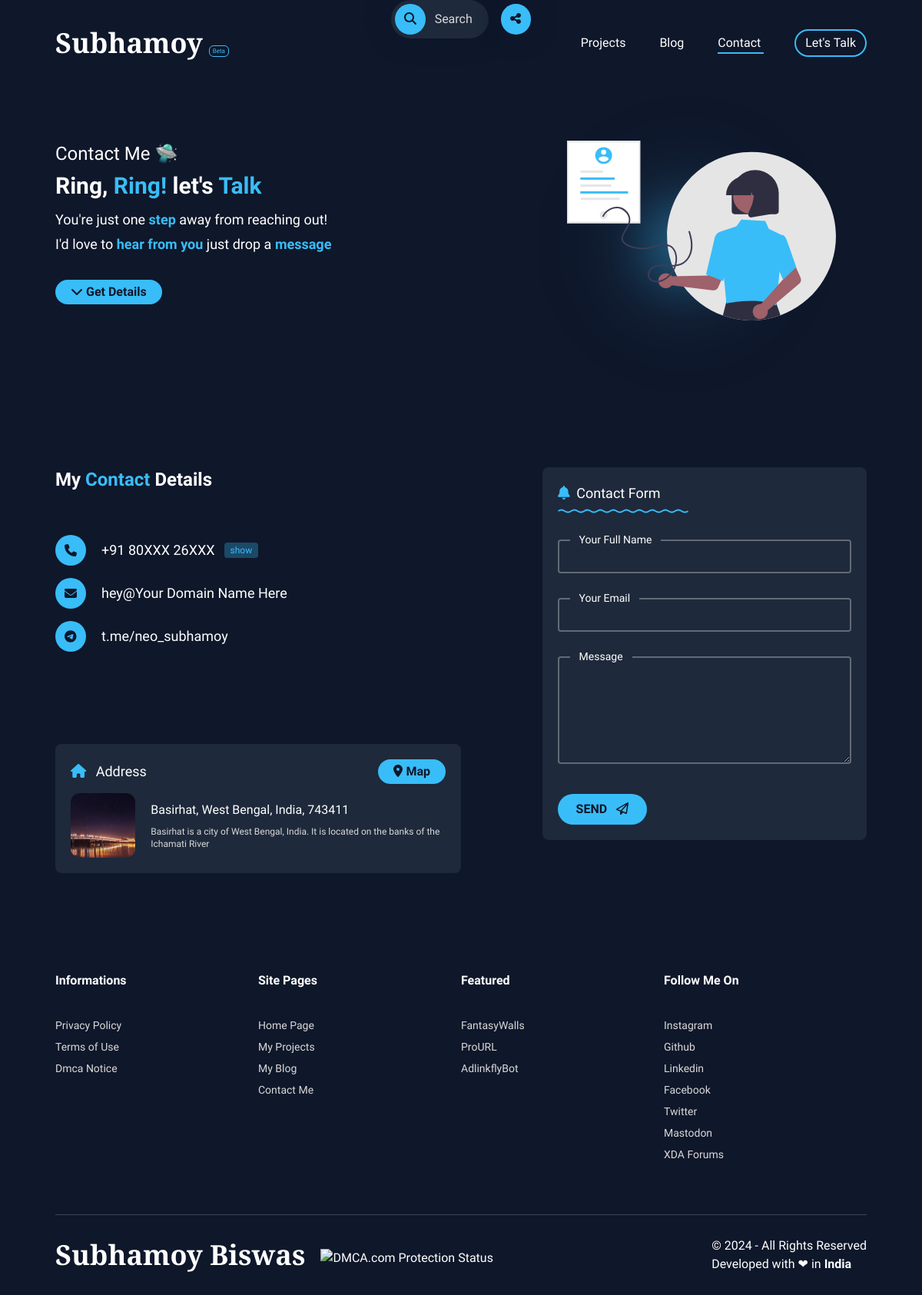
/htdocs/contact.php, run on the app's committed database.
### tables this page shows
CREATE TABLE `projects` (
  `id` int(10) NOT NULL,
  `name` varchar(100) NOT NULL,
  `shortdes` varchar(100) NOT NULL,
  `description` varchar(200) NOT NULL,
  `link` varchar(100) NOT NULL,
  `year` int(4) NOT NULL,
  `thumbnail` varchar(200) NOT NULL DEFAULT './assets/images/projects/default.jpg',
  `stag` varchar(100) DEFAULT NULL,
  `platform` varchar(100) DEFAULT NULL,
  `stack` varchar(200) DEFAULT NULL,
  `status` varchar(100) NOT NULL DEFAULT 'active',
  `is_featured` int(1) NOT NULL DEFAULT 0,
  `is_open_sourced` int(1) NOT NULL DEFAULT 0,
  `repo` varchar(100) DEFAULT NULL,
  `user_count` bigint(100) DEFAULT NULL
);

CREATE TABLE `socials` (
  `id` int(10) NOT NULL,
  `platform` varchar(100) NOT NULL,
  `icon` varchar(100) NOT NULL,
  `link` varchar(100) NOT NULL,
  `stag` varchar(100) DEFAULT NULL
);

### htdocs/core/host_config.php (called while the page is built)
<?php
$currentHost = $_SERVER['HTTP_HOST'];
$localIP = $_ENV['LOCAL_IP'];
$domain = $_ENV['DOMAIN'];
if($currentHost == "localhost") {
    $basePath = "https://localhost/neosubhamoy/htdocs";
}
elseif ($currentHost == $localIP) {
    $basePath = "https://" . $localIP . "/neosubhamoy/htdocs";
}
else {
    $basePath = "https://" . $currentHost;
}
?>

### htdocs/core/query_functions.php (called while the page is built, shortened)
<?php
function fetch_all_records($conn, $table_name) {
    $sql = "SELECT * FROM $table_name";
    $result = $conn -> query($sql);
    return $result;
}
function fetch_featured_projects($conn) {
    $sql = "SELECT * FROM projects WHERE is_featured = 1";
    $result = $conn -> query($sql);
    return $result;
}
?>

### htdocs/contact.php (the view, shortened to what this page needs)
<?php
require 'core/connection.php';
require 'core/host_config.php';
require 'core/query_functions.php';
?>
<!DOCTYPE html>
<html lang="en" class="scroll-smooth">
<head>
    <?php require 'assets/_integrate.php';?>
</head>
<body class="font-lexend bg-bg_primary text-accent_secondary">
    <?php include 'assets/_floatingbar.php';?>
    <?php require 'assets/_header.php';?>
    <div class="contactbox w-full px-4 lg:px-[4.5rem] flex flex-col items-center">
        <div class="herosection w-full flex flex-col-reverse justify-center lg:flex-row lg:justify-between items-center mb-3">
            <div class="herotitle w-full lg:w-auto px-2 lg:px-0 lg:mt-16 lg:mb-10 2xl:mt-24 2xl:mb-32">
                <p class="text-xl lg:text-2xl my-3 lg:my-2" data-aos="fade-right">Contact Me 🛸</p>
                <h1 class="text-2xl lg:text-3xl mt-1 mb-4 lg:mt-2 lg:mb-3 lg:whitespace-nowrap font-bold" data-aos="fade-right" data-aos-delay="100">Ring, <span class="text-accent_primary">Ring!</span> let's <span class="text-accent_primary">Talk</span></h1>
                <h2 class="text-lg mt-3 mb-1 lg:mt-2 lg:mb-1 lg:whitespace-nowrap" data-aos="fade-right" data-aos-delay="150">You're just one <span class="text-accent_primary font-bold">step</span> away from reaching out!</h2>
                <h3 class="text-lg mt-1 mb-3 lg:mt-1 lg:mb-2 lg:whitespace-nowrap" data-aos="fade-right" data-aos-delay="200">I'd love to <span class="text-accent_primary font-bold">hear from you</span> just drop a <span class="text-accent_primary font-bold">message</span></h3>
                <div class="w-full flex justify-start items-center my-7 lg:my-6" data-aos="fade-right" data-aos-delay="250">
                    <button class="w-fit px-5 py-1 my-2 mr-2 font-bold bg-accent_primary text-bg_primary rounded-full hover:shadow-lg hover:shadow-accent_secondary_transparent hover:bg-accent_secondary hover:rounded-lg transition transform duration-500" onclick="location.href='#contactsection'"><i class="fa-solid fa-chevron-down"></i> Get Details</button>
                </div>
            </div>
            <div class="heroimage w-full h-full flex justify-center lg:justify-end items-center mt-10 lg:mt-0">
                <div class="wrapper w-[250px] lg:w-[350px] mb-20 mt-10 lg:mb-0 lg:mt-5 lg:mr-10 z-20" data-aos="zoom-in">
                    <img src="./assets/images/contact-heroimage.svg" alt="heroimage">
                </div>
            </div>
        </div>
        <div id="contactsection" class="contactsection w-full flex flex-col justify-start lg:flex-row lg:justify-between items-start mt-32 mb-72 lg:mb-32 px-2 lg:px-0">
            <div class="leftsec mb-14 w-full flex flex-col justify-between lg:w-[50%] lg:mb-0">
                <div class="leftsectop">
                    <h4 class="text-2xl font-bold mb-10">My <span class="text-accent_primary">Contact</span> Details</h4>
                    <div class="contactinfocont mt-14">
                        <div class="flex items-center my-4">
                            <span class="w-[40px] h-[40px] bg-accent_primary text-bg_primary flex justify-center items-center rounded-full mr-5" title="Contact via Phone Call"><i class="fa-solid fa-phone"></i></span>
                            <p class="text-lg font-light" id="phoneNumberCont" onclick="if(document.getElementById('togglePhoneNumber').innerHTML==='hide') { copy_to_clipboard('+91 8016626636', 'Number') }">+91 80XXX 26XXX</p>
                            <button class="bg-accent_primary_transparent text-accent_primary py-[0.15rem] px-2 ml-3 text-xs rounded" onclick="if(document.getElementById('togglePhoneNumber').innerHTML==='show'){ document.getElementById('togglePhoneNumber').innerHTML='hide'; document.getElementById('phoneNumberCont').innerHTML='+91 80166 26636'; document.getElementById('phoneNumberCont').classList.add('cursor-pointer') } else { document.getElementById('togglePhoneNumber').innerHTML='show'; document.getElementById('phoneNumberCont').innerHTML='+91 80XXX 26XXX'; document.getElementById('phoneNumberCont').classList.remove('cursor-pointer') }" id="togglePhoneNumber">show</button>
                        </div>
                        <div class="flex items-center my-4">
                            <span class="w-[40px] h-[40px] bg-accent_primary text-bg_primary flex justify-center items-center rounded-full mr-5" title="Contact via Email"><i class="fa-solid fa-envelope"></i></span>
                            <p class="text-lg font-light cursor-pointer" onclick="location.href='mailto:hey@<?php echo $domain ?>'">hey@<?php echo $domain ?></p>
                        </div>
                        <div class="flex items-center my-4">
                            <span class="w-[40px] h-[40px] bg-accent_primary text-bg_primary flex justify-center items-center rounded-full mr-5" title="Chat with me on Telegram"><i class="fa-brands fa-telegram"></i></span>
                            <p class="text-lg font-light cursor-pointer" onclick="window.open('https://www.t.me/neo_subhamoy', '_blank')">t.me/neo_subhamoy</p>
                        </div>
                    </div>
                </div>
                <div class="leftsecbottom mt-10 lg:mt-[6.5rem]">
                    <div class="hoverAnimatedContainer bg-bg_secondary rounded-lg p-5 relative">
                        <span class="flex items-center text-lg justify-between">
                            <span class="">
                                <i class="fa-solid fa-house text-accent_primary"></i>
                                <span class="ml-2">Address</span>
                            </span>
                            <button class="w-fit px-5 py-1 text-base font-bold bg-accent_primary text-bg_primary rounded-full hover:shadow-lg hover:shadow-accent_secondary_transparent hover:bg-accent_secondary hover:rounded-lg transition transform duration-500" onclick="window.open('https://www.google.com/maps/place/Basirhat,+West+Bengal/')"><i class="fa-solid fa-location-dot"></i> Map</button>
                        </span>
                        <div class="flex items-center mt-3">
                            <div class="wrapper w-[200px] lg:w-[100px] rounded-xl overflow-hidden">
                                <img src="assets/images/basirhat.webp" alt="basirhat">
                            </div>
                            <div class="ml-5">
                                <h5 class="">Basirhat, West Bengal, India, 743411</h5>
                                <p class="text-xs font-light text-accent_three mt-2">Basirhat is a city of West Bengal, India. It is located on the banks of the Ichamati River</p>
                            </div>
                        </div>
                    </div>
                </div>
            </div>
            <div class="rightsec w-full lg:w-[40%]">
                <form id="contactForm" class="contactform w-full flex flex-col justify-center bg-bg_secondary rounded-lg p-5" method="POST" enctype="application/x-www-form-urlencoded" autocomplete="off">
                    <p class="self-start w-[40%] pb-1 text-lg whitespace-nowrap"><i class="fa-solid fa-bell text-accent_primary"></i>&nbsp; Contact Form</p>
                    <div class="nameinputcont w-full relative my-4">
                        <input id="contactNameInput" type="text" class="peer w-full p-2 border-[2px] bg-bg_secondary border-accent_secondary_transparent rounded outline-none focus:border-accent_primary">
                        <span class="absolute text-sm -top-[0.60rem] left-4 px-3 bg-bg_secondary peer-focus:text-accent_primary">Your Full Name</span>
                    </div>
                    <div class="emailinputcont w-full relative my-4">
                        <input id="contactEmailInput" type="email" class="peer w-full p-2 border-[2px] bg-bg_secondary border-accent_secondary_transparent rounded outline-none focus:border-accent_primary invalid:border-[#ff1c49]" autocomplete="new-password">
                        <span class="absolute text-sm -top-[0.60rem] left-4 px-3 bg-bg_secondary peer-focus:text-accent_primary peer-invalid:text-[#ff1c49]">Your Email</span>
                    </div>
                    <div class="messagetextcont w-full relative my-4">
                        <textarea id="contactMessageInput" type="text" rows="5" class="peer w-full p-2 border-[2px] bg-bg_secondary border-accent_secondary_transparent rounded outline-none focus:border-accent_primary"></textarea>
                        <span class="absolute text-sm -top-[0.60rem] left-4 px-3 bg-bg_secondary peer-focus:text-accent_primary">Message</span>
                    </div>
                    <div class="contactsubmit w-full mt-4">
                        <button id="contactSendButton" type="submit" class="bg-accent_primary rounded-full py-2 px-6 text-bg_primary font-bold hover:shadow-lg hover:shadow-accent_secondary_transparent hover:bg-accent_secondary hover:rounded-lg transition transform duration-500">SEND <i class="fa-regular fa-paper-plane ml-2"></i></button>
                    </div>
                </form>
            </div>
        </div>
    </div>
    <?php require 'assets/_footer.php';?>
</body>
</html>

### htdocs/assets/_footer.php (shortened to what this page needs)
<footer class="w-full px-6 lg:px-[4.5rem]">
    <div class="fottermenu w-full flex justify-around flex-wrap lg:flex-nowrap mb-10">
        <div class="w-[50%] lg:w-[25%] flex flex-col justify-start items-start mb-10 lg:mb-0">
            <h6 class="font-bold mb-8">Informations</h6>
            <a class="text-sm text-accent_three my-1 hover:text-accent_secondary transition transform duration-100" href="<?php echo $basePath . '/privacy-policy' ?>">Privacy Policy</a>
            <a class="text-sm text-accent_three my-1 hover:text-accent_secondary transition transform duration-100" href="<?php echo $basePath . '/terms-of-use' ?>">Terms of Use</a>
            <a class="text-sm text-accent_three my-1 hover:text-accent_secondary transition transform duration-100" href="<?php echo $basePath . '/dmca' ?>">Dmca Notice</a>
        </div>
        <div class="w-[50%] lg:w-[25%] flex flex-col justify-start items-start mb-10 lg:mb-0">
            <h6 class="font-bold mb-8">Site Pages</h6>
            <a class="text-sm text-accent_three my-1 hover:text-accent_secondary transition transform duration-100" href="<?php echo $basePath ?>">Home Page</a>
            <a class="text-sm text-accent_three my-1 hover:text-accent_secondary transition transform duration-100" href="<?php echo $basePath . '/projects' ?>">My Projects</a>
            <a class="text-sm text-accent_three my-1 hover:text-accent_secondary transition transform duration-100" href="<?php echo $basePath . '/blog' ?>">My Blog</a>
            <a class="text-sm text-accent_three my-1 hover:text-accent_secondary transition transform duration-100" href="<?php echo $basePath . '/contact' ?>">Contact Me</a>
        </div>
        <div class="w-[50%] lg:w-[25%] flex flex-col justify-start items-start mb-10 lg:mb-0">
            <h6 class="font-bold mb-8">Featured</h6>
            <?php
            $featured_projects_footer = fetch_featured_projects($conn);
            if($featured_projects_footer -> num_rows > 0) {
                while($featured_footer_item = $featured_projects_footer -> fetch_assoc()) {
                    echo "
                    <a class='text-sm text-accent_three my-1 hover:text-accent_secondary transition transform duration-100' href='".$featured_footer_item['link']."' target='_blank'>".$featured_footer_item['name']."</a>
                    ";
                }
            }
            ?>
        </div>
        <div class="w-[50%] lg:w-[25%] flex flex-col justify-start items-start mb-10 lg:mb-0">
            <h6 class="font-bold mb-8">Follow Me On</h6>
            <?php
            $footer_socials = fetch_all_records($conn, "socials");
            if($footer_socials -> num_rows > 0) {
                while($footer_social = $footer_socials -> fetch_assoc()) {
                    if($footer_social['platform'] == "Mastodon") {
                        echo "
                        <a class='text-sm text-accent_three my-1 hover:text-accent_secondary transition transform duration-100' rel='me' href='".$footer_social['link']."' target='_blank'>".$footer_social['platform']."</a>
                        ";
                    } else {
                        echo "
                        <a class='text-sm text-accent_three my-1 hover:text-accent_secondary transition transform duration-100' href='".$footer_social['link']."' target='_blank'>".$footer_social['platform']."</a>
                        ";
                    }
                }
            }
            ?>
        </div>
    </div>
    <hr class="opacity-20 mt-16 mb-5">
    <div class="copyrightsection w-full flex justify-between items-center mt-7 mb-12">
        <div class="items-center hidden lg:flex">
            <a class="font-cormorant text-4xl font-bold" href="https://<?php echo $domain ?>">Subhamoy Biswas</a>
            <span class="ml-5 mt-2">
                <a href="//www.dmca.com/Protection/Status.aspx?ID=8b6891f8-49be-46fd-83a4-efbc89007880" title="DMCA.com Protection Status" class="dmca-badge"><img src ="https://images.dmca.com/Badges/dmca-badge-w100-5x1-07.png?ID=8b6891f8-49be-46fd-83a4-efbc89007880"  alt="DMCA.com Protection Status" /></a><script src="https://images.dmca.com/Badges/DMCABadgeHelper.min.js"></script>
            </span>
        </div>
        <div class="flex flex-col">
            <p class="">&#169; <script>document.write(new Date().getFullYear())</script> - All Rights Reserved<br>Developed with &#10084; in <strong>India</strong></p>
        </div>
    </div>
</footer>

### htdocs/assets/extra-style.css (style rules this page uses)
.hoverAnimatedContainer::before { background: radial-gradient(600px circle at var(--mouse-x) var(--mouse-y), rgba(255,255,255,0.06), transparent 40%); border-radius: inherit; content: ""; height: 100%; width: 100%; position: absolute; left: 0px; top: 0px; opacity: 0; transition: opacity 500ms; }

### data on the page
projects: name "FantasyWalls"
projects: name "ProURL"
projects: name "AdlinkflyBot"
socials: platform "Instagram"
socials: platform "Github"
socials: platform "Linkedin"
socials: platform "Facebook"
socials: platform "Twitter"
socials: platform "Mastodon"
socials: platform "XDA Forums"

### other printed values
$domain "Your Domain Name Here"
